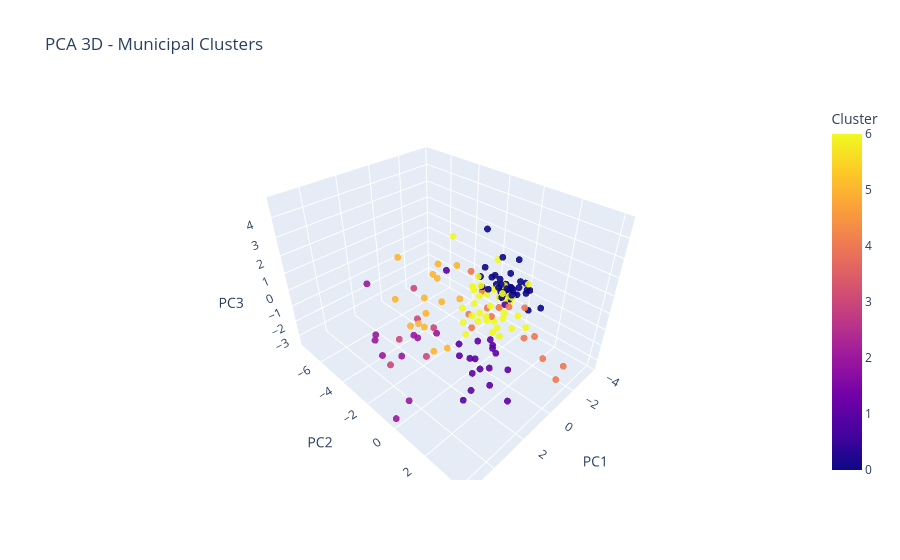

Notebook source saved alongside this figure:
### Code cell
import plotly.express as px
import pandas as pd


# X_pca3: numpy array shape (n_samples, 3)
# labels_final: 1D array of cluster labels
# municipality_names: index or list of municipality names (length n_samples)
municipality_names = X.index
df3 = pd.DataFrame(X_pca3, columns=['PC1','PC2','PC3'], index=municipality_names)
df3['Cluster'] = labels_final
df3['Municipality'] = df3.index

fig = px.scatter_3d(
    df3,
    x='PC1', y='PC2', z='PC3',
    color='Cluster',
    hover_name='Municipality',
    #symbol='Cluster',
    size_max=6,
    title='PCA 3D - Municipal Clusters',
    opacity=0.9
)
fig.update_traces(marker=dict(size=4))
fig.update_layout(scene=dict(
    xaxis_title='PC1', yaxis_title='PC2', zaxis_title='PC3'
))
fig.show()

# Optional: save interactive HTML
#fig.write_html('reports/figures/pca_3d_clusters.html', include_plotlyjs='cdn')

### Figure 1 — Plotly figure (JSON) as saved in the notebook; plotly's stock layout.template omitted (floating-point values rounded to 4 significant figures; data arrays with more than 128 entries replaced by an {"elided": "..."} marker saying what was removed)
{"data": [{"hovertemplate": "<b>%{hovertext}</b><br><br>PC1=%{x}<br>PC2=%{y}<br>PC3=%{z}<br>Cluster=%{marker.color}<extra></extra>", "hovertext": {"elided": "147 str values"}, "legendgroup": "", "marker": {"color": {"elided": "147 int values"}, "coloraxis": "coloraxis", "opacity": 0.9, "size": 4, "symbol": "circle"}, "mode": "markers", "name": "", "scene": "scene", "showlegend": false, "type": "scatter3d", "x": {"elided": "147 float values"}, "y": {"elided": "147 float values"}, "z": {"elided": "147 float values"}}], "layout": {"coloraxis": {"colorbar": {"title": {"text": "Cluster"}}, "colorscale": [[0, "#0d0887"], [0.1111, "#46039f"], [0.2222, "#7201a8"], [0.3333, "#9c179e"], [0.4444, "#bd3786"], [0.5556, "#d8576b"], [0.6667, "#ed7953"], [0.7778, "#fb9f3a"], [0.8889, "#fdca26"], [1, "#f0f921"]]}, "legend": {"tracegroupgap": 0}, "scene": {"domain": {"x": [0, 1], "y": [0, 1]}, "xaxis": {"title": {"text": "PC1"}}, "yaxis": {"title": {"text": "PC2"}}, "zaxis": {"title": {"text": "PC3"}}}, "title": {"text": "PCA 3D - Municipal Clusters"}}}
